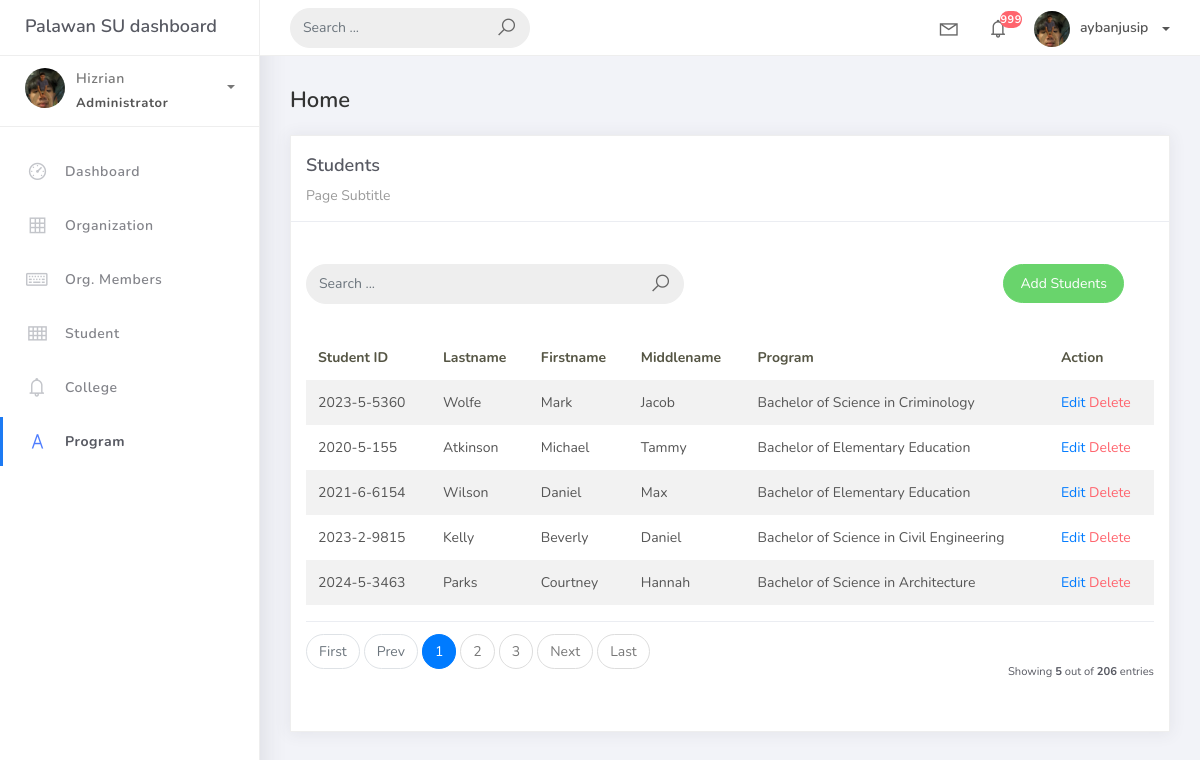
The page /student on the database as committed earlier.
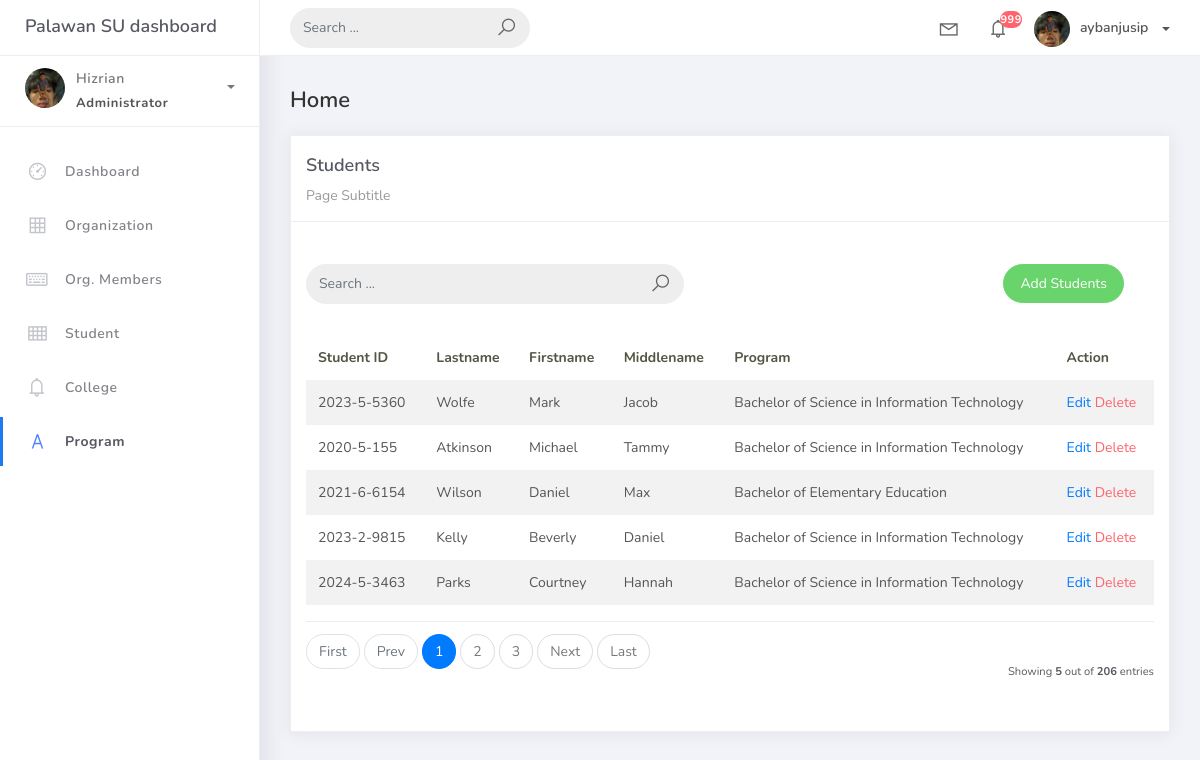
The same page on the database as committed later.
### studentorg/models.py (models this page shows, shortened)
class BaseModel(models.Model):
    created_at = models.DateTimeField(auto_now_add=True, db_index=True)
    updated_at = models.DateTimeField(auto_now=True)
    class Meta:
        abstract = True

class Student(BaseModel):
    student_id = models.CharField(max_length=15)
    lastname = models.CharField(max_length=25)
    firstname = models.CharField(max_length=25)
    middlename = models.CharField(max_length=25, blank=True, null=True)
    program = models.ForeignKey(Program, on_delete=models.CASCADE)

class Program(BaseModel):
    prog_name = models.CharField(max_length=150)
    college = models.ForeignKey(College, on_delete=models.CASCADE)
    def __str__(self):
        return self.prog_name

### studentorg/views.py (the view)
# urls.py: path('student', StudentList.as_view(), name='students-list'),
class StudentList(ListView):
    model = Student
    context_object_name = 'students'
    template_name = 'student.html'
    paginate_by = 5
    def get_queryset(self, *args, **kwargs):
         qs = super(StudentList, self).get_queryset(*args, **kwargs)
         if self.request.GET.get("q") != None:
             query = self.request.GET.get('q')
             qs = qs.filter(Q(student_id__icontains=query) |
                            Q(firstname__icontains=query) | Q(lastname__icontains=query))
         return qs

### templates/student.html (shortened to what this page needs)
{% extends 'base.html' %}
{% load static %}
{% block content %}
<div class="content">
  <div class="container-fluid">
    <h4 class="page-title">Home</h4>
    <div class="row">
      <div class="col-md-12">
        <div class="card">
          <div class="card-header">
            <div class="card-title">Students</div>
            <div class="card-category">Page Subtitle</div>
          </div>
          <br/>
          <div class="col-md-12 row">
            <div class="col-md-6">
                <br/>
              <form class="navbar-left navbar-form nav-search mr-md-3" action="{% url 'students-list' %}">
                <div class="input-group">
                  <input type="text" placeholder="Search ..." class="form-control" name="q" />
                  <div class="input-group-append">
                    <span class="input-group-text">
                      <i class="la la-search search-icon"></i>
                    </span>
                  </div>
                </div>
              </form>
            </div>
            <div class="col-md-6">
              <div class="pull-right">
                <br/>
                <a href="{% url 'students-add' %}" class="btn btn-success btn-rounded">Add Students</a>
              </div>
            </div>
          </div>
          <div class="card-body">
            <table class="table table-striped mt-3">
              <thead>
                <tr>
                  <th scope="col">Student ID</th>
                  <th scope="col">Lastname</th>
                  <th scope="col">Firstname</th>
                  <th scope="col">Middlename</th>
                  <th scope="col">Program</th>
                  <th scope="col">Action</th>
                </tr>
              </thead>
              <tbody>
                {% for object in object_list %}
                <tr>
                  <td>{{ object.student_id }}</td>
                  <td>{{ object.lastname }}</td>
                  <td>{{ object.firstname }}</td>
                  <td>{{ object.middlename }}</td>
                  <td>{{ object.program }}</td>
                  <td>
                    <a href="student/{{ object.id }}">Edit</a>
                    <a href="student/{{ object.id }}/delete" class="text-danger">Delete</a>
                </td>
              </tr>
              {% empty %}
                </tr>
                {% endfor %}
              </tbody>
            </table>
            {% include 'includes/pagination.html' %}
          </div>
        </div>
      </div>
    </div>
  </div>
</div>
{% endblock %}

Rows that differ between the two databases and show on the page:
changed Student "Wolfe": program "Bachelor of Science in Criminology" → "Bachelor of Science in Information Technology"
changed Student "Atkinson": program "Bachelor of Elementary Education" → "Bachelor of Science in Information Technology"
changed Student "Kelly": program "Bachelor of Science in Civil Engineering" → "Bachelor of Science in Information Technology"
changed Student "Parks": program "Bachelor of Science in Architecture" → "Bachelor of Science in Information Technology"
